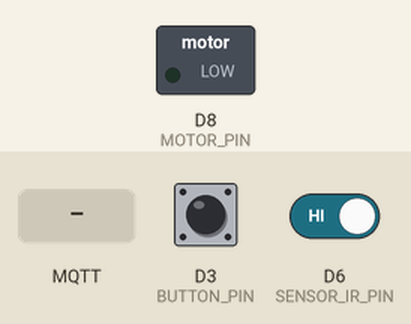
Recording of a sketch running on a simulated ESP8266 (NodeMCU). Parts: switched loads named in the sketch (green lamp = pin HIGH). The inputs (shaded band) are chosen by the test bench; at power-on: D3 (BUTTON_PIN) HIGH, D6 (SENSOR_IR_PIN) HIGH. WiFi joins after 1.5 s; servers stay silent unless stated; the local clock reads 2024-03-15 10:24:30 at power-on unless the sketch sets it; random numbers use the default seed unless the sketch sets one; EEPROM starts erased; no MQTT or app messages arrive unless stated; what the sketch prints to the serial monitor is not drawn.

Above: at 5.9 s.
6.0 s: D3 (BUTTON_PIN) pulled LOW for 0.15 s
At 6.5 s:
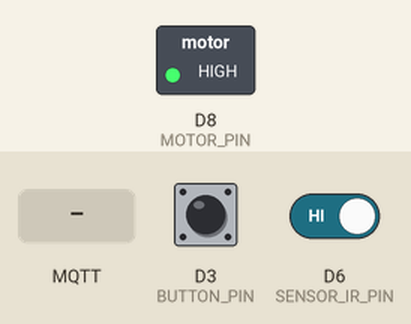
19.5 s: MQTT message "DISPENSE_FOOD" arrives on the first subscribed topic
At 20.6 s:
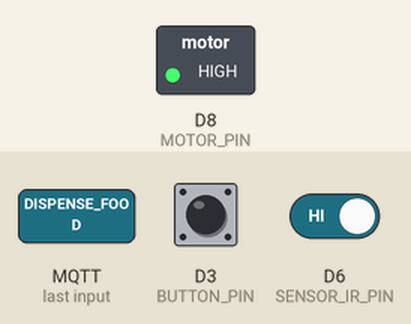
22.5 s: MQTT message "STOP_MOTOR" arrives on the first subscribed topic
At 23.7 s:
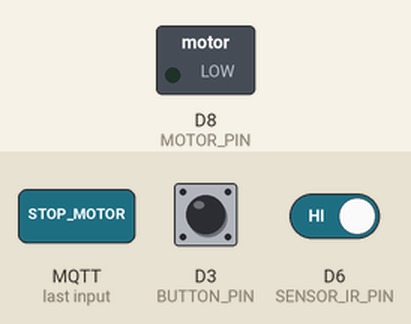
24.0 s: D3 (BUTTON_PIN) pulled LOW for 1 s
At 25.0 s:
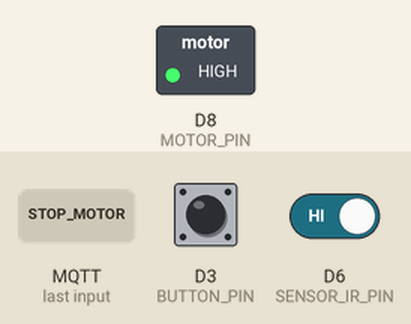
Timing chart, 0 to 32.5 s (numbered marks = the images above; inputs shaded):
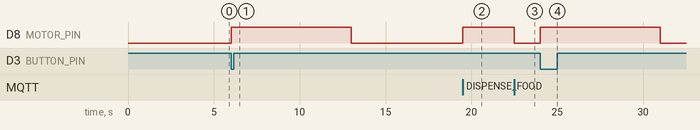

Measured:
- after the input at 6.0 s, D8 (MOTOR_PIN): LOW → HIGH at once, → LOW 7.0 s later
- after the input at 19.5 s, D8 (MOTOR_PIN): LOW → HIGH at once
- after the input at 22.5 s, D8 (MOTOR_PIN): HIGH → LOW at once
- after the input at 24.0 s, D8 (MOTOR_PIN): LOW → HIGH at once, → LOW 7.0 s later

The sketch:

ComederoWifi.ino
```cpp
#include <ESP8266WiFi.h>
#include <WiFiManager.h>
#include <PubSubClient.h>
#include <EEPROM.h>
#include <time.h> // Para el Reloj de Tiempo Real (RTC)

// --- CONFIGURACIÓN DE PINES ---
#define SENSOR_IR_PIN 12 // GPIO12 / D6 (Sensor de Nivel de Comida)
#define MOTOR_PIN 15     // GPIO15 / D8
#define BUTTON_PIN 0     // GPIO0 / D3 (Pulsador)

// --- CONFIGURACIÓN GLOBAL ---
const long IR_CHECK_INTERVAL_MS = 5000; // Intervalo para chequear el sensor IR
const char* ntpServer = "pool.ntp.org"; // Servidor de hora por defecto
unsigned long lastMqttReconnectAttempt = 0; // Para el reintento no bloqueante

// --- ESTRUCTURAS DE CONFIGURACIÓN (EEPROM) ---

// Configuración de Red (manejada por WiFiManager)
struct Config {
  char mqtt_server[40];
  char mqtt_port[6];
  char device_name[32];
  unsigned long lastResetTime;
  int resetCount;
};
Config config;
const int CONFIG_START = 0;
const int RESET_DATA_START = sizeof(Config) - sizeof(unsigned long) - sizeof(int);

// Configuración Operativa (manejada por MQTT y guardada)
struct OpSettings {
  long foodDurationMs;
  char schedule[100]; // "08:00,14:00,20:00"
  long gmtOffset;
};
OpSettings settings;
const int SETTINGS_START = sizeof(Config);

// --- ESTADOS DE OPERACIÓN ---
enum OperationMode {
  MODE_IDLE,
  MODE_DISPENSE_FOOD, // Basado en tiempo
  MODE_MANUAL
};

// --- VARIABLES DE ESTADO GLOBALES ---
OperationMode currentMode = MODE_IDLE;
bool motorRunning = false;
bool foodLevelCheckPending = false;
int foodLevelStatus = HIGH;
unsigned long dispenseStartTime = 0;
unsigned long lastIRCheckTime = 0;
bool shouldSaveConfig = false; // Flag de WiFiManager
bool rtcSyncd = false;         // Flag: ¿Tenemos la hora correcta?
String lastFedTime = "";       // Para evitar doble alimentación "08:00"
long foodDurationMs = 10000;   // Duración por defecto (10s), se carga desde settings
long gmtOffset_sec = -3 * 3600; // Offset por defecto (GMT-3), se carga desde settings

// Horarios (cargados desde settings.schedule)
String feedingSchedule[10]; // "08:00", "14:30", etc.
int scheduleCount = 0;

// --- CLIENTES ---
WiFiClient wifiClient;
PubSubClient client(wifiClient);

// --- 1. FUNCIONES DE GUARDADO Y CARGA (EEPROM) ---

// Cargar config de Red
void loadConfig() {
  EEPROM.begin(sizeof(Config) + sizeof(OpSettings));
  EEPROM.get(CONFIG_START, config);

  if (config.mqtt_server[0] == 0xFF || config.mqtt_server[0] == 0) {
    Serial.println("No hay config de red. Usando valores por defecto.");
    strcpy(config.mqtt_server, "192.168.1.100");
    strcpy(config.mqtt_port, "1883");
    strcpy(config.device_name, "Feeder-01");
    config.lastResetTime = 0;
    config.resetCount = 0;
    EEPROM.put(CONFIG_START, config);
    EEPROM.commit();
  }
  EEPROM.end();
  Serial.println("Config de Red cargada.");
}

// Guardar config de Red (callback de WiFiManager)
void saveConfigCallback() {
  Serial.println("WiFiManager: Guardando nueva config de red...");
  strcpy(config.mqtt_server, "NUEVO_SERVER"); // WiFiManager actualiza esto
  strcpy(config.mqtt_port, "NUEVO_PORT");
  strcpy(config.device_name, "NUEVO_DEVICE");
  EEPROM.put(CONFIG_START, config);
  EEPROM.commit();
  shouldSaveConfig = true; // El flag es para el portal, no para EEPROM
}

// Cargar Ajustes Operativos (ración, horarios)
void loadSettings() {
  EEPROM.begin(sizeof(Config) + sizeof(OpSettings));
  EEPROM.get(SETTINGS_START, settings);

  if (settings.foodDurationMs <= 0 || settings.foodDurationMs > 60000) {
    Serial.println("No hay settings operativos. Usando valores por defecto.");
    settings.foodDurationMs = 7000; // 7 segundos
    strcpy(settings.schedule, "08:00,13:00,21:00");
    settings.gmtOffset = -3 * 3600; // GMT-3
    EEPROM.put(SETTINGS_START, settings);
    EEPROM.commit();
  }
  EEPROM.end();

  // Cargar settings a variables globales
  foodDurationMs = settings.foodDurationMs;
  gmtOffset_sec = settings.gmtOffset;

  // Parsear el string de horarios
  parseSchedule(String(settings.schedule));
  Serial.println("Settings operativos cargados.");
  Serial.println(settings.schedule);
  Serial.println(settings.foodDurationMs);
}

// Guardar Ajustes Operativos
void saveSettings() {
  EEPROM.begin(sizeof(Config) + sizeof(OpSettings));
  EEPROM.put(SETTINGS_START, settings);
  EEPROM.commit();
  EEPROM.end();
  Serial.println("Settings operativos guardados en EEPROM.");
}

// Helper: Parsear "08:00,14:00" al array global
void parseSchedule(String scheduleStr) {
  Serial.println("Parseando horario: " + scheduleStr);
  scheduleCount = 0;
  int str_len = scheduleStr.length() + 1;
  char temp[str_len];
  scheduleStr.toCharArray(temp, str_len);
  char* token = strtok(temp, ",");
  while (token != NULL && scheduleCount < 10) {
    feedingSchedule[scheduleCount] = String(token);
    Serial.println("Horario " + String(scheduleCount) + ": " + feedingSchedule[scheduleCount]);
    scheduleCount++;
    token = strtok(NULL, ",");
  }
}

// --- 2. LÓGICA DE ALIMENTACIÓN ---

// Función centralizada para iniciar la dispensación
void startDispenseFood() {
  if (currentMode != MODE_IDLE) {
    Serial.println("Ignorando petición de dispensar, ya está en funcionamiento.");
    return;
  }

  Serial.println("Iniciando dispensación por " + String(foodDurationMs / 1000) + "s");
  currentMode = MODE_DISPENSE_FOOD;
  dispenseStartTime = millis();
  digitalWrite(MOTOR_PIN, HIGH);
  motorRunning = true;
  foodLevelCheckPending = false;
}

// --- 3. LÓGICA DE TIEMPO (RTC) Y PLANIFICADOR ---

// Obtener hora actual formateada (para logs)
String getFormattedTime() {
  if (!rtcSyncd) {
    return "RTC no sincronizado";
  }
  time_t now = time(nullptr);
  struct tm * timeinfo = localtime(&now);
  char buffer[80];
  strftime(buffer, sizeof(buffer), "%A, %H:%M:%S", timeinfo);
  return String(buffer);
}

// Configurar el RTC (se llama en setup y al recibir offset)
void setupRTC() {
  if (WiFi.status() != WL_CONNECTED) {
    Serial.println("RTC: No hay WiFi, no se puede sincronizar.");
    return;
  }

  Serial.print("RTC: Sincronizando con servidor NTP... ");
  Serial.println("Offset: " + String(gmtOffset_sec) + "s");

  configTime(gmtOffset_sec, 0, ntpServer);

  struct tm timeinfo;
  timeinfo.tm_year = 0;
  unsigned long startTry = millis();

  // Esperar a que la hora sea válida (año > 2000)
  while (timeinfo.tm_year < 100 && millis() - startTry < 10000) {
    time_t now = time(nullptr);
    timeinfo = *localtime(&now);
    Serial.print(".");
    delay(200);
  }

  if (timeinfo.tm_year > 100) {
    rtcSyncd = true;
    Serial.println("\n¡RTC Sincronizado!");
    Serial.println(getFormattedTime());
  } else {
    Serial.println("\nError al sincronizar RTC.");
  }
}

// Función que revisa si es hora de alimentar (se llama en loop)
void checkScheduler() {
  if (!rtcSyncd || scheduleCount == 0 || currentMode != MODE_IDLE) {
    return; // No hacer nada si no hay hora, no hay horarios, o ya estamos ocupados
  }

  // Optimización: chequear solo una vez por segundo (aprox)
  static unsigned long lastSchedulerCheck = 0;
  if (millis() - lastSchedulerCheck < 1000) {
    return;
  }
  lastSchedulerCheck = millis();

  // Obtener hora actual "HH:MM"
  time_t now = time(nullptr);
  struct tm * timeinfo = localtime(&now);
  char currentTime[6]; // HH:MM + null
  strftime(currentTime, sizeof(currentTime), "%H:%M", timeinfo);
  String currentTimeStr = String(currentTime);

  // Reiniciar el flag de "lastFedTime" si el minuto ha cambiado
  if (lastFedTime != "" && lastFedTime != currentTimeStr) {
    lastFedTime = "";
  }

  // Si ya alimentamos en este minuto, no hacer nada
  if (lastFedTime == currentTimeStr) {
    return;
  }

  // Comparar con nuestra lista de horarios
  for (int i = 0; i < scheduleCount; i++) {
    if (feedingSchedule[i] == currentTimeStr) {
      // ¡Coincidencia!
      Serial.println("[Scheduler] ¡Hora de alimentar! " + currentTimeStr);
      lastFedTime = currentTimeStr; // Marcar como alimentado para este minuto

      startDispenseFood(); // Iniciar dispensación

      // Publicar estado si estamos conectados
      if (client.connected()) {
        client.publish((String(config.device_name) + "/status").c_str(), "DISPENSE_STARTED_BY_SCHEDULER");
      }
      break; // Salir del bucle for
    }
  }
}


// --- 4. LÓGICA DE RED (MQTT) ---

// Callback de mensajes MQTT
void callback(char* topic, byte* payload, unsigned int length) {
  String message;
  for (int i = 0; i < length; i++) {
    message += (char)payload[i];
  }
  String topicStr = String(topic);

  Serial.print("MQTT Recibido [");
  Serial.print(topic);
  Serial.print("]: ");
  Serial.println(message);

  // --- Lógica de Comandos ---
  if (topicStr.endsWith("/orders")) {
    if (message == "DISPENSE_FOOD") {
      startDispenseFood();
      client.publish((String(config.device_name) + "/status").c_str(), "DISPENSE_STARTED_BY_MQTT");
    } else if (message == "START_MOTOR") {
      currentMode = MODE_MANUAL;
      digitalWrite(MOTOR_PIN, HIGH);
      motorRunning = true;
      client.publish((String(config.device_name) + "/status").c_str(), "MOTOR_MANUAL_STARTED");
    } else if (message == "STOP_MOTOR") {
      currentMode = MODE_IDLE;
      motorRunning = false;
      digitalWrite(MOTOR_PIN, LOW);
      client.publish((String(config.device_name) + "/status").c_str(), "MOTOR_STOPPED");
    }
  }
  // --- Lógica de Configuración ---
  else if (topicStr.endsWith("/config/duration")) {

    // CORRECCIÓN: Usar message.toInt()
    long newDurationSec = message.toInt();

    if (newDurationSec > 0 && newDurationSec <= 60) {
      foodDurationMs = newDurationSec * 1000;
      settings.foodDurationMs = foodDurationMs;
      saveSettings();
      Serial.println("Duración de ración actualizada: " + String(newDurationSec) + "s");
    }
  }
  else if (topicStr.endsWith("/config/gmt_offset")) {

    // CORRECCIÓN: Usar message.toInt()
    gmtOffset_sec = message.toInt();

    settings.gmtOffset = gmtOffset_sec;
    saveSettings();
    Serial.println("Offset GMT actualizado: " + String(gmtOffset_sec) + "s");
    setupRTC(); // Resincronizar hora con el nuevo offset
  }
  else if (topicStr.endsWith("/config/schedule")) {
    String newSchedule = message;
    parseSchedule(newSchedule); // Actualizar el array global
    newSchedule.toCharArray(settings.schedule, 100);
    saveSettings();
    Serial.println("Horarios actualizados.");
  }
  else if (topicStr.endsWith("/time/sync")) {

    // CORRECCIÓN: Usar strtoul() para unsigned long (epoch)
    unsigned long epoch = strtoul(message.c_str(), NULL, 10);

    if (epoch > 1000000) {
      struct timeval tv;
      tv.tv_sec = epoch; // Segundos
      tv.tv_usec = 0;    // Microsegundos
      settimeofday(&tv, nullptr); // Setear la hora del sistema
      rtcSyncd = true;
      Serial.println("RTC sincronizado desde Backend (MQTT).");
      Serial.println("Hora actual: " + getFormattedTime());
    }
  }
}

// --- 4. LÓGICA DE RED (MQTT) ---
void checkMqttConnection() {
  if (WiFi.status() != WL_CONNECTED) {
    return;
  }

  if (client.connected()) {
    client.loop();
    return;
  }

  // Reintentar solo una vez cada 5 segundos (no bloquear)
  if (millis() - lastMqttReconnectAttempt < 5000) {
    return; // Aún no es tiempo de reintentar, salir.
  }

  lastMqttReconnectAttempt = millis(); // Marcar el tiempo de este intento

  Serial.print("[MQTT] Intentando conexión...");
  String clientId = "ESP8266Client-" + String(random(0xffff), HEX);

  if (client.connect(clientId.c_str())) {
    Serial.println("¡Conectado!");

    // Suscribirse a todos los tópicos
    String deviceName = String(config.device_name);
    client.subscribe((deviceName + "/orders").c_str());
    client.subscribe((deviceName + "/config/duration").c_str());
    client.subscribe((deviceName + "/config/gmt_offset").c_str());
    client.subscribe((deviceName + "/config/schedule").c_str());
    client.subscribe((deviceName + "/time/sync").c_str());
    Serial.println("[MQTT] Suscrito a tópicos de control y config.");

    // Publicar estado actual al conectarse
    client.publish((deviceName + "/status").c_str(), "ONLINE");

  } else {
    Serial.print("falló, rc=");
    Serial.print(client.state());
    Serial.println(" reintentando en 5 segundos...");
  }
}

// --- 5. FUNCIONES DE HARDWARE (Botón, IR) ---

// Chequear el pulsador (se llama en loop)
void checkButton() {
  if (digitalRead(BUTTON_PIN) == LOW && currentMode == MODE_IDLE) {
    Serial.println("🔘 Pulsador presionado - dispensando comida");

    startDispenseFood(); // Iniciar dispensación

    // Publicar al broker (solo si estamos conectados)
    if (client.connected()) {
      client.publish((String(config.device_name) + "/status").c_str(), "DISPENSE_STARTED_BY_BUTTON");
    }

    delay(500); // Pequeño delay para evitar rebotes
  }
}

// Chequear el sensor IR (se llama en loop)
void checkIRSensor() {
  if (foodLevelCheckPending || (currentMode == MODE_IDLE && millis() - lastIRCheckTime >= IR_CHECK_INTERVAL_MS)) {

    if (!foodLevelCheckPending && currentMode != MODE_IDLE) {
      lastIRCheckTime = millis();
      return;
    }

    int currentFoodLevel = digitalRead(SENSOR_IR_PIN);

    if (currentFoodLevel != foodLevelStatus || foodLevelCheckPending) {
      foodLevelStatus = currentFoodLevel;
      String levelTopic = String(config.device_name) + "/level";
      String levelMsg = "";

      if (foodLevelStatus == LOW) {
        levelMsg = "FOOD_LEVEL_OK";
        Serial.println("🟢 Nivel de comida: OK");
      } else {
        levelMsg = "FOOD_LEVEL_LOW";
        Serial.println("🔴 Nivel de comida: BAJO");
      }

      if (client.connected()) {
        client.publish(levelTopic.c_str(), levelMsg.c_str());
      }

      foodLevelCheckPending = false;
    }
    lastIRCheckTime = millis();
  }
}

// Chequear si el motor debe detenerse (se llama en loop)
void checkMotorStop() {
  if (currentMode == MODE_DISPENSE_FOOD) {
    if (millis() - dispenseStartTime >= foodDurationMs) {
      digitalWrite(MOTOR_PIN, LOW);
      motorRunning = false;
      currentMode = MODE_IDLE;
      foodLevelCheckPending = true; // Activar chequeo IR
      Serial.println("Ración completada.");

      if (client.connected()) {
        client.publish((String(config.device_name) + "/status").c_str(), "RATION_COMPLETE");
      }
    }
  }
}

// --- 6. SETUP Y LOOP ---
void setup() {
  Serial.begin(115200);
  Serial.println("\n=== COMEDERO AUTOMÁTICO ===");

  // --- LÓGICA DE RESET (CORREGIDA) ---
  // Configurar el botón PRIMERO
  pinMode(BUTTON_PIN, INPUT_PULLUP);
  Serial.println("Iniciando en 3 segundos...");
  Serial.println("MANTÉN PRESIONADO EL BOTÓN (D3) PARA BORRAR LA CONFIGURACIÓN.");
  delay(3000); // 3 segundos para que presiones el botón

  bool forceConfig = false;
  if (digitalRead(BUTTON_PIN) == LOW) {
    Serial.println("¡Botón presionado! Forzando borrado de fábrica...");
    forceConfig = true;
  }
  // --- FIN LÓGICA DE RESET ---

  // Configurar el resto de pines
  pinMode(SENSOR_IR_PIN, INPUT);
  pinMode(MOTOR_PIN, OUTPUT);
  digitalWrite(MOTOR_PIN, LOW);

  // Cargar configuraciones de EEPROM
  loadConfig();
  loadSettings();

  // --- WiFiManager ---
  WiFiManager wm;
  wm.setSaveConfigCallback(saveConfigCallback);

  WiFiManagerParameter custom_mqtt_server("server", "MQTT Server", config.mqtt_server, 40);
  WiFiManagerParameter custom_mqtt_port("port", "MQTT Port", config.mqtt_port, 6);
  WiFiManagerParameter custom_device_name("device", "Device Name", config.device_name, 32);

  wm.addParameter(&custom_mqtt_server);
  wm.addParameter(&custom_mqtt_port);
  wm.addParameter(&custom_device_name);
  wm.setConfigPortalTimeout(180);

  // --- ESTE BLOQUE AHORA SÍ FUNCIONARÁ ---
  if (forceConfig) {
    Serial.println("Borrando configuración de WiFi y EEPROM...");
    wm.resetSettings(); // Borra credenciales WiFi

    EEPROM.begin(sizeof(Config) + sizeof(OpSettings)); // Abrir EEPROM

    // Borrar settings operativos
    for (int i = 0; i < sizeof(OpSettings); i++) {
        EEPROM.write(SETTINGS_START + i, 0xFF);
    }
    // Borrar config de red
    for (int i = 0; i < sizeof(Config); i++) {
        EEPROM.write(CONFIG_START + i, 0xFF);
    }
    EEPROM.commit(); // Guardar el borrado
    EEPROM.end();    // Cerrar EEPROM

    loadConfig();   // Recargar valores por defecto
    loadSettings(); // Recargar valores por defecto
  }

  // --- MODO NO BLOQUEANTE ---
  if (!wm.autoConnect("Feeder-Setup", "12345678")) {
    Serial.println("Portal falló o expiró. Iniciando en MODO OFFLINE.");
  }

  // Si nos conectamos (o ya estábamos conectados)
  if (WiFi.status() == WL_CONNECTED) {
    Serial.println("\nWiFi conectado!");
    Serial.print("IP: ");
    Serial.println(WiFi.localIP());

    // Guardar si hubo cambios en el portal
    if (shouldSaveConfig) {
      strcpy(config.mqtt_server, custom_mqtt_server.getValue());
      strcpy(config.mqtt_port, custom_mqtt_port.getValue());
      strcpy(config.device_name, custom_device_name.getValue());

      EEPROM.begin(sizeof(Config) + sizeof(OpSettings));
      EEPROM.put(CONFIG_START, config);
      EEPROM.commit();
      EEPROM.end();

      Serial.println("Config de red guardada desde el portal.");
    }

    // Configurar cliente MQTT
    client.setServer(config.mqtt_server, atoi(config.mqtt_port));
    client.setCallback(callback);

    // Sincronizar el RTC
    setupRTC();

  } else {
    Serial.println("No se pudo conectar a WiFi. El modo planificador NO funcionará.");
    Serial.println("El modo manual (pulsador) sigue activo.");
  }

  Serial.println("=== Arranque Completo ===");
}

void loop() {
  // 1. Lógica de Hardware (Siempre activa)
  checkButton();     // Chequear pulsador
  checkMotorStop();  // Chequear si hay que parar el motor
  checkIRSensor();   // Chequear nivel de comida

  // 2. Lógica de Planificador (Requiere RTC)
  checkScheduler();  // Chequear si es hora de alimentar

  // 3. Lógica de Red
  checkMqttConnection();

  // 4. Lógica de Sincronización de RTC
  if (WiFi.status() == WL_CONNECTED) {
    static unsigned long lastRTCSyncAttempt = 0;

    if (!rtcSyncd && (millis() - lastRTCSyncAttempt > 60000)) {
      Serial.println("[Loop] El RTC no está sincronizado. Reintentando...");
      lastRTCSyncAttempt = millis();
      setupRTC();
    }
  }
}
```
